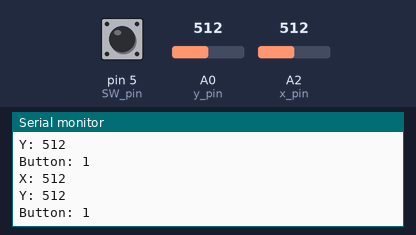
The sketch below on a simulated Arduino Uno, built with avr-gcc and run on an emulated ATmega328P. Parts: the last lines printed to the serial monitor. The inputs (shaded band) are chosen by the test bench; at power-on: A0 (y_pin) = 512, A2 (x_pin) = 512, pin 5 (SW_pin) HIGH.

Above: at 1.3 s.
1.4 s: A0 (y_pin) set to 716
At 1.81 s:
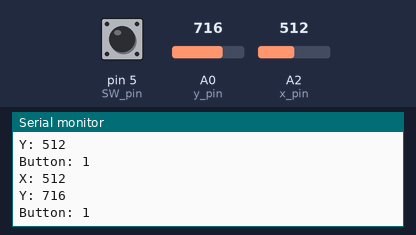
2.9 s: A2 (x_pin) set to 716
At 3.31 s:
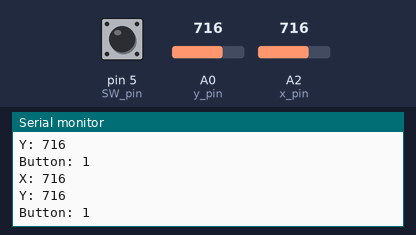
4.4 s: pin 5 (SW_pin) pulled LOW for 0.6 s
At 4.81 s:
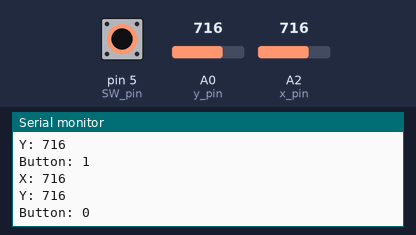
6.5 s: A0 (y_pin) set to 900
At 6.82 s:
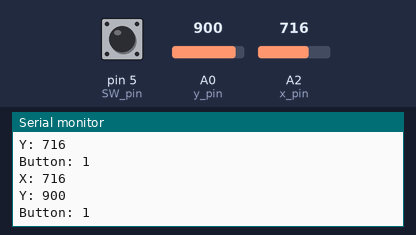
8.0 s: A2 (x_pin) set to 900
At 8.32 s:
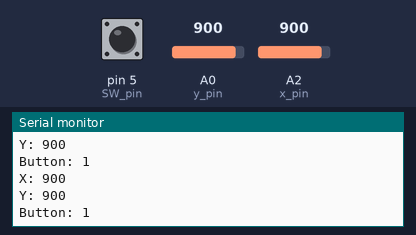
Timing chart, 0 to 10.5 s (numbered marks = the images above; inputs shaded):
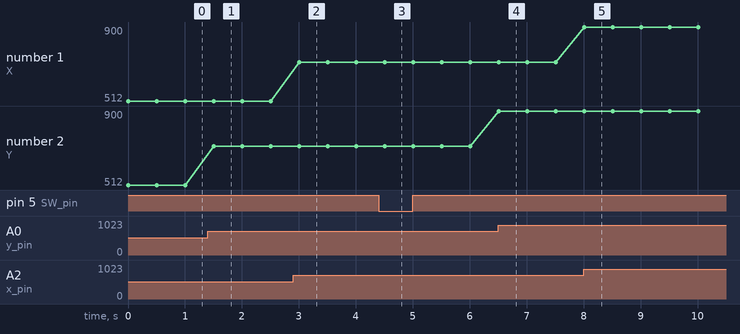

Measured:
- after the input at 1.4 s, the serial monitor: prints a new line after 0.10 s (image 1)
- after the input at 2.9 s, the serial monitor: prints a new line after 0.10 s (image 2)
- after the input at 4.4 s, the serial monitor: prints a new line after 0.11 s (image 3)
- after the input at 6.5 s, the serial monitor: prints a new line at once (image 4)
- after the input at 8.0 s, the serial monitor: prints a new line at once (image 5)
- plotted number 2: 512 → 716 after the input at 1.4 s, 716 → 900 after the input at 6.5 s

The sketch:

Joystick_robot.ino
```cpp
const int SW_pin = 5; // buttonu , daca il apesi valoare se face in 0
const int x_pin = 2;
const int y_pin = 0;


void setup() {

  pinMode(SW_pin, INPUT);
  digitalWrite(SW_pin,HIGH);
  Serial.begin(115200);

}

void loop() {


 // citeste pozitia potentiometrului de la joystick care are pozitia X // citeste pinu analog x de la joystick


Serial.print("X: ");
Serial.print(analogRead(x_pin));
Serial.print("\n");
Serial.print("Y: ");
Serial.print(analogRead(y_pin));
Serial.print("\n");
Serial.print("Button: ");
Serial.print(digitalRead(SW_pin));
Serial.print("\n");
//citeste pinu analog y de la joystick // citeste pozitia potentiometrului de la joystick care are pozitia X


delay(500); //delay 500milisecunde

}
```
